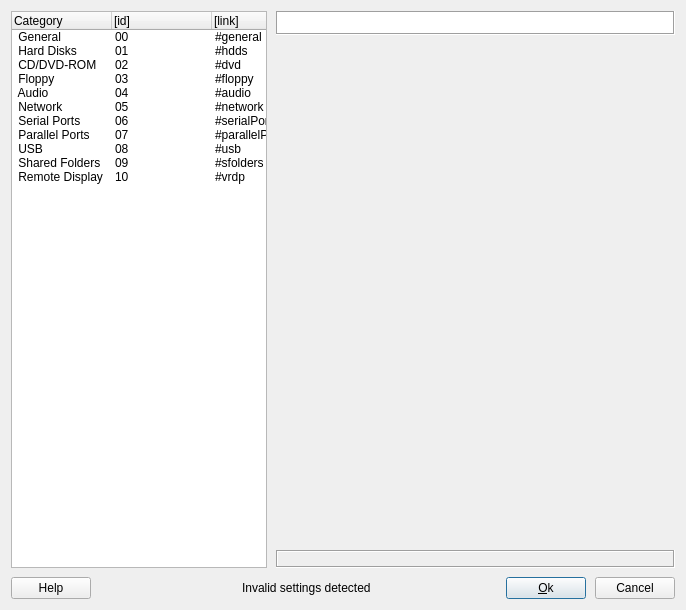
<ui version="4.0" >
 <class>VBoxVMSettingsDlg</class>
 <widget class="QDialog" name="VBoxVMSettingsDlg" >
  <property name="geometry" >
   <rect>
    <x>0</x>
    <y>0</y>
    <width>686</width>
    <height>610</height>
   </rect>
  </property>
  <property name="windowTitle" >
   <string>Dialog</string>
  </property>
  <property name="windowIcon" >
   <iconset resource="../VirtualBox.qrc" >:/settings_16px.png</iconset>
  </property>
  <layout class="QGridLayout" >
   <property name="horizontalSpacing" >
    <number>9</number>
   </property>
   <property name="verticalSpacing" >
    <number>9</number>
   </property>
   <item rowspan="3" row="0" column="0" >
    <widget class="QTreeWidget" name="mTwSelector" >
     <property name="sizePolicy" >
      <sizepolicy vsizetype="Expanding" hsizetype="Minimum" >
       <horstretch>0</horstretch>
       <verstretch>0</verstretch>
      </sizepolicy>
     </property>
     <property name="verticalScrollBarPolicy" >
      <enum>Qt::ScrollBarAlwaysOff</enum>
     </property>
     <property name="horizontalScrollBarPolicy" >
      <enum>Qt::ScrollBarAlwaysOff</enum>
     </property>
     <property name="rootIsDecorated" >
      <bool>false</bool>
     </property>
     <property name="uniformRowHeights" >
      <bool>true</bool>
     </property>
     <column>
      <property name="text" >
       <string>Category</string>
      </property>
     </column>
     <column>
      <property name="text" >
       <string>[id]</string>
      </property>
     </column>
     <column>
      <property name="text" >
       <string>[link]</string>
      </property>
     </column>
     <item>
      <property name="text" >
       <string> General </string>
      </property>
      <property name="icon" >
       <iconset resource="../VirtualBox.qrc" >:/machine_16px.png</iconset>
      </property>
      <property name="text" >
       <string>00</string>
      </property>
      <property name="text" >
       <string>#general</string>
      </property>
     </item>
     <item>
      <property name="text" >
       <string> Hard Disks </string>
      </property>
      <property name="icon" >
       <iconset resource="../VirtualBox.qrc" >:/diskim_16px.png</iconset>
      </property>
      <property name="text" >
       <string>01</string>
      </property>
      <property name="text" >
       <string>#hdds</string>
      </property>
     </item>
     <item>
      <property name="text" >
       <string> CD/DVD-ROM </string>
      </property>
      <property name="icon" >
       <iconset resource="../VirtualBox.qrc" >:/cd_16px.png</iconset>
      </property>
      <property name="text" >
       <string>02</string>
      </property>
      <property name="text" >
       <string>#dvd</string>
      </property>
     </item>
     <item>
      <property name="text" >
       <string> Floppy </string>
      </property>
      <property name="icon" >
       <iconset resource="../VirtualBox.qrc" >:/fd_16px.png</iconset>
      </property>
      <property name="text" >
       <string>03</string>
      </property>
      <property name="text" >
       <string>#floppy</string>
      </property>
     </item>
     <item>
      <property name="text" >
       <string> Audio </string>
      </property>
      <property name="icon" >
       <iconset resource="../VirtualBox.qrc" >:/sound_16px.png</iconset>
      </property>
      <property name="text" >
       <string>04</string>
      </property>
      <property name="text" >
       <string>#audio</string>
      </property>
     </item>
     <item>
      <property name="text" >
       <string> Network </string>
      </property>
      <property name="icon" >
       <iconset resource="../VirtualBox.qrc" >:/nw_16px.png</iconset>
      </property>
      <property name="text" >
       <string>05</string>
      </property>
      <property name="text" >
       <string>#network</string>
      </property>
     </item>
     <item>
      <property name="text" >
       <string> Serial Ports </string>
      </property>
      <property name="icon" >
       <iconset resource="../VirtualBox.qrc" >:/serial_port_16px.png</iconset>
      </property>
      <property name="text" >
       <string>06</string>
      </property>
      <property name="text" >
       <string>#serialPorts</string>
      </property>
     </item>
     <item>
      <property name="text" >
       <string> Parallel Ports </string>
      </property>
      <property name="icon" >
       <iconset resource="../VirtualBox.qrc" >:/parallel_port_16px.png</iconset>
      </property>
      <property name="text" >
       <string>07</string>
      </property>
      <property name="text" >
       <string>#parallelPorts</string>
      </property>
     </item>
     <item>
      <property name="text" >
       <string> USB </string>
      </property>
      <property name="icon" >
       <iconset resource="../VirtualBox.qrc" >:/usb_16px.png</iconset>
      </property>
      <property name="text" >
       <string>08</string>
      </property>
      <property name="text" >
       <string>#usb</string>
      </property>
     </item>
     <item>
      <property name="text" >
       <string> Shared Folders </string>
      </property>
      <property name="icon" >
       <iconset resource="../VirtualBox.qrc" >:/shared_folder_16px.png</iconset>
      </property>
      <property name="text" >
       <string>09</string>
      </property>
      <property name="text" >
       <string>#sfolders</string>
      </property>
     </item>
     <item>
      <property name="text" >
       <string> Remote Display </string>
      </property>
      <property name="icon" >
       <iconset resource="../VirtualBox.qrc" >:/vrdp_16px.png</iconset>
      </property>
      <property name="text" >
       <string>10</string>
      </property>
      <property name="text" >
       <string>#vrdp</string>
      </property>
     </item>
    </widget>
   </item>
   <item row="0" column="1" >
    <widget class="QLabel" name="mLbTitle" >
     <property name="sizePolicy" >
      <sizepolicy vsizetype="Fixed" hsizetype="Expanding" >
       <horstretch>0</horstretch>
       <verstretch>0</verstretch>
      </sizepolicy>
     </property>
     <property name="palette" >
      <palette>
       <active>
        <colorrole role="Window" >
         <brush brushstyle="SolidPattern" >
          <color alpha="255" >
           <red>255</red>
           <green>255</green>
           <blue>255</blue>
          </color>
         </brush>
        </colorrole>
       </active>
       <inactive>
        <colorrole role="Window" >
         <brush brushstyle="SolidPattern" >
          <color alpha="255" >
           <red>255</red>
           <green>255</green>
           <blue>255</blue>
          </color>
         </brush>
        </colorrole>
       </inactive>
       <disabled>
        <colorrole role="Window" >
         <brush brushstyle="SolidPattern" >
          <color alpha="255" >
           <red>255</red>
           <green>255</green>
           <blue>255</blue>
          </color>
         </brush>
        </colorrole>
       </disabled>
      </palette>
     </property>
     <property name="font" >
      <font>
       <family>Sans Serif</family>
       <pointsize>11</pointsize>
       <weight>75</weight>
       <bold>true</bold>
      </font>
     </property>
     <property name="autoFillBackground" >
      <bool>true</bool>
     </property>
     <property name="frameShape" >
      <enum>QFrame::Box</enum>
     </property>
     <property name="frameShadow" >
      <enum>QFrame::Sunken</enum>
     </property>
     <property name="text" >
      <string/>
     </property>
     <property name="margin" >
      <number>7</number>
     </property>
    </widget>
   </item>
   <item row="1" column="1" >
    <widget class="QStackedWidget" name="mPageStack" >
     <property name="sizePolicy" >
      <sizepolicy vsizetype="Expanding" hsizetype="Expanding" >
       <horstretch>0</horstretch>
       <verstretch>0</verstretch>
      </sizepolicy>
     </property>
     <property name="currentIndex" >
      <number>0</number>
     </property>
     <widget class="QWidget" name="mPageGeneral" />
     <widget class="QWidget" name="mPageHdds" >
      <layout class="QVBoxLayout" >
       <property name="leftMargin" >
        <number>0</number>
       </property>
       <property name="topMargin" >
        <number>5</number>
       </property>
       <property name="rightMargin" >
        <number>0</number>
       </property>
       <property name="bottomMargin" >
        <number>0</number>
       </property>
       <item>
        <widget class="QGroupBox" name="mGbHDA" >
         <property name="whatsThis" >
          <string>When checked, attaches the specified virtual hard disk to the Master slot of the Primary IDE controller.</string>
         </property>
         <property name="title" >
          <string>&amp;Primary Master</string>
         </property>
         <property name="checkable" >
          <bool>true</bool>
         </property>
         <property name="checked" >
          <bool>false</bool>
         </property>
         <layout class="QGridLayout" >
          <property name="topMargin" >
           <number>5</number>
          </property>
          <item row="0" column="0" >
           <widget class="VBoxMediaComboBox" name="mCbHDA" >
            <property name="sizePolicy" >
             <sizepolicy vsizetype="Fixed" hsizetype="Expanding" >
              <horstretch>0</horstretch>
              <verstretch>0</verstretch>
             </sizepolicy>
            </property>
            <property name="whatsThis" >
             <string>Displays the virtual hard disk to attach to this IDE slot and allows to quickly select a different hard disk.</string>
            </property>
           </widget>
          </item>
          <item row="0" column="1" >
           <widget class="QToolButton" name="mTbHDA" >
            <property name="whatsThis" >
             <string>Invokes the Virtual Disk Manager to create a new or select an existing virtual hard disk to attach.</string>
            </property>
            <property name="text" >
             <string/>
            </property>
            <property name="autoRaise" >
             <bool>true</bool>
            </property>
           </widget>
          </item>
          <item row="1" column="0" colspan="2" >
           <widget class="QLabel" name="mLbHDA" >
            <property name="text" >
             <string>&lt;not attached></string>
            </property>
           </widget>
          </item>
         </layout>
        </widget>
       </item>
       <item>
        <widget class="QGroupBox" name="mGbHDB" >
         <property name="whatsThis" >
          <string>When checked, attaches the specified virtual hard disk to the Slave slot of the Primary IDE controller.</string>
         </property>
         <property name="title" >
          <string>P&amp;rimary Slave</string>
         </property>
         <property name="checkable" >
          <bool>true</bool>
         </property>
         <property name="checked" >
          <bool>false</bool>
         </property>
         <layout class="QGridLayout" >
          <property name="topMargin" >
           <number>5</number>
          </property>
          <item row="0" column="0" >
           <widget class="VBoxMediaComboBox" name="mCbHDB" >
            <property name="sizePolicy" >
             <sizepolicy vsizetype="Fixed" hsizetype="Expanding" >
              <horstretch>0</horstretch>
              <verstretch>0</verstretch>
             </sizepolicy>
            </property>
            <property name="whatsThis" >
             <string>Displays the virtual hard disk to attach to this IDE slot and allows to quickly select a different hard disk.</string>
            </property>
           </widget>
          </item>
          <item row="0" column="1" >
           <widget class="QToolButton" name="mTbHDB" >
            <property name="whatsThis" >
             <string>Invokes the Virtual Disk Manager to create a new or select an existing virtual hard disk to attach.</string>
            </property>
            <property name="text" >
             <string/>
            </property>
            <property name="autoRaise" >
             <bool>true</bool>
            </property>
           </widget>
          </item>
          <item row="1" column="0" colspan="2" >
           <widget class="QLabel" name="mLbHDB" >
            <property name="text" >
             <string>&lt;not attached></string>
            </property>
           </widget>
          </item>
         </layout>
        </widget>
       </item>
       <item>
        <widget class="QGroupBox" name="mGbHDD" >
         <property name="whatsThis" >
          <string>When checked, attaches the specified virtual hard disk to the Slave slot of the Secondary IDE controller.</string>
         </property>
         <property name="title" >
          <string>&amp;Secondary (IDE 1) Slave</string>
         </property>
         <property name="checkable" >
          <bool>true</bool>
         </property>
         <property name="checked" >
          <bool>false</bool>
         </property>
         <layout class="QGridLayout" >
          <property name="topMargin" >
           <number>5</number>
          </property>
          <item row="0" column="0" >
           <widget class="VBoxMediaComboBox" name="mCbHDD" >
            <property name="sizePolicy" >
             <sizepolicy vsizetype="Fixed" hsizetype="Expanding" >
              <horstretch>0</horstretch>
              <verstretch>0</verstretch>
             </sizepolicy>
            </property>
            <property name="whatsThis" >
             <string>Displays the virtual hard disk to attach to this IDE slot and allows to quickly select a different hard disk.</string>
            </property>
           </widget>
          </item>
          <item row="0" column="1" >
           <widget class="QToolButton" name="mTbHDD" >
            <property name="whatsThis" >
             <string>Invokes the Virtual Disk Manager to create a new or select an existing virtual hard disk to attach.</string>
            </property>
            <property name="text" >
             <string/>
            </property>
            <property name="autoRaise" >
             <bool>true</bool>
            </property>
           </widget>
          </item>
          <item row="1" column="0" colspan="2" >
           <widget class="QLabel" name="mLbHDD" >
            <property name="text" >
             <string>&lt;not attached></string>
            </property>
           </widget>
          </item>
         </layout>
        </widget>
       </item>
       <item>
        <spacer>
         <property name="orientation" >
          <enum>Qt::Vertical</enum>
         </property>
         <property name="sizeHint" >
          <size>
           <width>20</width>
           <height>31</height>
          </size>
         </property>
        </spacer>
       </item>
      </layout>
     </widget>
     <widget class="QWidget" name="mPageCD" />
     <widget class="QWidget" name="mPageFD" />
     <widget class="QWidget" name="mPageAudio" />
     <widget class="QWidget" name="mPageNetwork" />
     <widget class="QWidget" name="mPageSerial" />
     <widget class="QWidget" name="mPageParallel" />
     <widget class="QWidget" name="mPageUSB" />
     <widget class="QWidget" name="mPageShared" />
     <widget class="QWidget" name="mPageVrdp" />
    </widget>
   </item>
   <item row="2" column="1" >
    <widget class="QLabel" name="mLbWhatsThis" >
     <property name="frameShape" >
      <enum>QFrame::Box</enum>
     </property>
     <property name="frameShadow" >
      <enum>QFrame::Sunken</enum>
     </property>
     <property name="text" >
      <string/>
     </property>
     <property name="alignment" >
      <set>Qt::AlignLeading|Qt::AlignLeft|Qt::AlignTop</set>
     </property>
     <property name="wordWrap" >
      <bool>true</bool>
     </property>
     <property name="margin" >
      <number>7</number>
     </property>
    </widget>
   </item>
   <item row="3" column="0" colspan="2" >
    <layout class="QHBoxLayout" >
     <item>
      <widget class="QPushButton" name="mBtnHelp" >
       <property name="whatsThis" >
        <string>Displays the dialog help.</string>
       </property>
       <property name="text" >
        <string>Help</string>
       </property>
       <property name="shortcut" >
        <string>F1</string>
       </property>
      </widget>
     </item>
     <item>
      <spacer>
       <property name="orientation" >
        <enum>Qt::Horizontal</enum>
       </property>
       <property name="sizeHint" >
        <size>
         <width>40</width>
         <height>20</height>
        </size>
       </property>
      </spacer>
     </item>
     <item>
      <widget class="QLabel" name="mLbWarnIcon" >
       <property name="maximumSize" >
        <size>
         <width>16</width>
         <height>16</height>
        </size>
       </property>
      </widget>
     </item>
     <item>
      <widget class="QLabel" name="mLbWarnText" >
       <property name="text" >
        <string>Invalid settings detected</string>
       </property>
      </widget>
     </item>
     <item>
      <spacer>
       <property name="orientation" >
        <enum>Qt::Horizontal</enum>
       </property>
       <property name="sizeHint" >
        <size>
         <width>40</width>
         <height>20</height>
        </size>
       </property>
      </spacer>
     </item>
     <item>
      <widget class="QPushButton" name="mBtnOk" >
       <property name="whatsThis" >
        <string>Accepts (saves) changes and closes the dialog.</string>
       </property>
       <property name="text" >
        <string>&amp;Ok</string>
       </property>
       <property name="default" >
        <bool>true</bool>
       </property>
      </widget>
     </item>
     <item>
      <widget class="QPushButton" name="mBtnCancel" >
       <property name="whatsThis" >
        <string>Cancels changes and closes the dialog.</string>
       </property>
       <property name="text" >
        <string>Cancel</string>
       </property>
      </widget>
     </item>
    </layout>
   </item>
  </layout>
 </widget>
 <customwidgets>
  <customwidget>
   <class>VBoxMediaComboBox</class>
   <extends>QComboBox</extends>
   <header>VBoxMediaComboBox.h</header>
  </customwidget>
 </customwidgets>
 <resources>
  <include location="../VirtualBox.qrc" />
 </resources>
 <connections/>
</ui>
